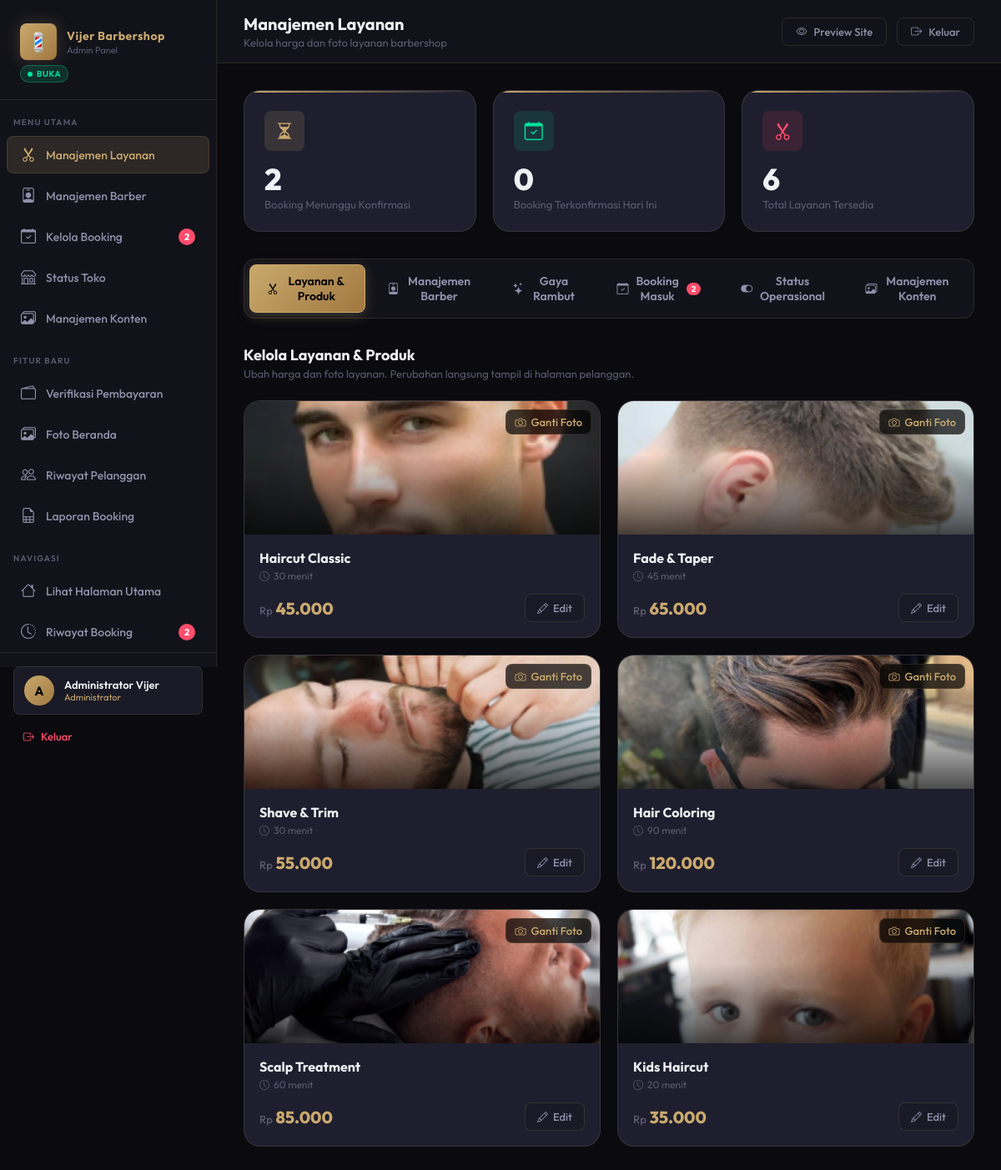
/admin.php (signed in), run on the app's committed database.
### tables this page shows
CREATE TABLE `settings` (
  `key` varchar(50) NOT NULL,
  `value` varchar(255) NOT NULL,
  PRIMARY KEY (`key`)
);

CREATE TABLE `layanan` (
  `id_layanan` int(11) NOT NULL AUTO_INCREMENT,
  `nama_layanan` varchar(100) NOT NULL,
  `harga` decimal(10,2) NOT NULL DEFAULT 0.00,
  `durasi_menit` int(11) NOT NULL DEFAULT 30,
  `deskripsi` text DEFAULT NULL,
  `image_path` varchar(255) DEFAULT NULL,
  `status` enum('aktif','nonaktif') NOT NULL DEFAULT 'aktif',
  `created_at` datetime DEFAULT current_timestamp(),
  PRIMARY KEY (`id_layanan`)
);

### settings.php (called while the page is built, shortened)
<?php
function get_setting($key) {
    global $conn;
    $stmt = $conn->prepare('SELECT `value` FROM settings WHERE `key` = ?');
    $stmt->bind_param('s', $key);
    $stmt->execute();
    $stmt->bind_result($value);
    if ($stmt->fetch()) {
        return $value;
    }
    return null;
}
?>

### admin.php (the view, shortened to what this page needs)
<?php
require_once __DIR__ . '/koneksi.php';
require_once __DIR__ . '/settings.php';
$adminName = $_SESSION['nama_lengkap'] ?? $_SESSION['username'] ?? 'Admin';
$servicesRes = $conn->query('SELECT * FROM layanan ORDER BY id_layanan ASC');
$services = [];
while ($row = $servicesRes->fetch_assoc()) {
    $services[] = $row;
}
$shopOpen    = get_setting('shop_open')    ?? '0';
$pendingRes = $conn->query(
    "SELECT b.*, br.nama_barber, l.nama_layanan
     FROM booking b
     LEFT JOIN barber br ON b.id_barber = COALESCE(br.id_barber, br.id)
     LEFT JOIN layanan l ON b.id_layanan = l.id_layanan
     WHERE b.status = 'pending'
     ORDER BY b.tanggal_booking ASC, b.jam_booking ASC"
);
$pendingBookings = [];
if ($pendingRes) {
    while ($row = $pendingRes->fetch_assoc()) {
        $pendingBookings[] = $row;
    }
}
$todayStr = date('Y-m-d');
$statsRes = $conn->query(
    "SELECT
        COUNT(CASE WHEN status='pending' THEN 1 END)   AS total_pending,
        COUNT(CASE WHEN status='disetujui' AND tanggal_booking='$todayStr' THEN 1 END) AS today_confirmed,
        COUNT(CASE WHEN status='selesai' THEN 1 END)   AS total_selesai
     FROM booking"
);
$stats = $statsRes ? $statsRes->fetch_assoc() : ['total_pending'=>0,'today_confirmed'=>0,'total_selesai'=>0];
?>
<!DOCTYPE html>
<html lang="id" data-theme="dark">
<head>
    <link rel="stylesheet" href="https://cdn.jsdelivr.net/npm/bootstrap-icons@1.11.3/font/bootstrap-icons.min.css">
</head>
<body>
<aside class="sidebar" id="sidebar">
    <div class="sidebar-brand">
        <a href="admin.php" class="brand-logo">
            <div class="brand-icon">💈</div>
            <div class="brand-text">
                <div class="brand-title">Vijer Barbershop</div>
                <div class="brand-sub">Admin Panel</div>
            </div>
        </a>
        <?php
        $shopOpenBool = ($shopOpen === '1');
        $badgeClass   = $shopOpenBool ? 'open' : 'close';
        $badgeLabel   = $shopOpenBool ? 'BUKA' : 'TUTUP';
        ?>
        <div class="shop-status-badge <?= $badgeClass ?>">
            <span class="dot"></span>
            <?= $badgeLabel ?>
        </div>
    </div>
    <div class="nav-section">Menu Utama</div>
    <a href="#" class="nav-item active" id="nav-layanan" onclick="switchTab('layanan', this); return false;">
        <i class="bi bi-scissors nav-icon"></i>
        Manajemen Layanan
    </a>
    <a href="#" class="nav-item" id="nav-barber" onclick="switchTab('barber', this); return false;">
        <i class="bi bi-person-badge nav-icon"></i>
        Manajemen Barber
    </a>
    <a href="#" class="nav-item" id="nav-booking" onclick="switchTab('booking', this); return false;">
        <i class="bi bi-calendar-check nav-icon"></i>
        Kelola Booking
        <?php if (count($pendingBookings) > 0): ?>
            <span class="nav-badge"><?= count($pendingBookings) ?></span>
        <?php endif; ?>
    </a>
    <a href="#" class="nav-item" id="nav-status" onclick="switchTab('status', this); return false;">
        <i class="bi bi-shop nav-icon"></i>
        Status Toko
    </a>
    <a href="#" class="nav-item" id="nav-konten" onclick="switchTab('konten', this); return false;">
        <i class="bi bi-images nav-icon"></i>
        Manajemen Konten
    </a>
    <div class="nav-section">Fitur Baru</div>
    <a href="admin_pembayaran.php" class="nav-item">
        <i class="bi bi-wallet2 nav-icon"></i>
        Verifikasi Pembayaran
    </a>
    <a href="admin_gallery.php" class="nav-item">
        <i class="bi bi-images nav-icon"></i>
        Foto Beranda
    </a>
    <a href="admin_riwayat_pelanggan.php" class="nav-item">
        <i class="bi bi-people nav-icon"></i>
        Riwayat Pelanggan
    </a>
    <a href="admin_laporan.php" class="nav-item">
        <i class="bi bi-file-earmark-spreadsheet nav-icon"></i>
        Laporan Booking
    </a>
    <div class="nav-section">Navigasi</div>
    <a href="index.php" class="nav-item">
        <i class="bi bi-house nav-icon"></i>
        Lihat Halaman Utama
    </a>
    <a href="riwayat_booking.php" class="nav-item">
        <i class="bi bi-clock-history nav-icon"></i>
        Riwayat Booking
        <?php
        $pending_count = $conn->query("SELECT COUNT(*) as c FROM booking WHERE status='pending'")->fetch_assoc()['c'];
        if ($pending_count > 0): ?>
            <span class="nav-badge"><?= $pending_count ?></span>
        <?php endif; ?>
    </a>
    <div class="sidebar-footer">
        <div class="admin-user">
            <div class="admin-avatar"><?= strtoupper(substr($adminName, 0, 1)) ?></div>
            <div class="admin-info">
                <div class="admin-name"><?= htmlspecialchars($adminName) ?></div>
                <div class="admin-role">Administrator</div>
            </div>
        </div>
        <a href="logout.php" style="display:flex;align-items:center;gap:8px;padding:10px 12px;color:var(--accent-red);text-decoration:none;font-size:13px;font-weight:500;margin-top:8px;border-radius:var(--radius-sm);transition:var(--transition);" onmouseover="this.style.background='rgba(255,77,109,0.1)'" onmouseout="this.style.background='transparent'">
            <i class="bi bi-box-arrow-right"></i>
            Keluar
        </a>
    </div>
</aside>
<div class="main-content">
    <div class="topbar">
        <div class="topbar-left" style="display:flex;align-items:center;gap:16px;">
            <div>
                <h1 id="page-heading">Manajemen Layanan</h1>
                <p id="page-sub">Kelola harga dan foto layanan barbershop</p>
            </div>
        </div>
        <div class="topbar-right">
            <a href="index.php" class="topbar-btn">
                <i class="bi bi-eye"></i>
                <span>Preview Site</span>
            </a>
            <a href="logout.php" class="topbar-btn danger">
                <i class="bi bi-box-arrow-right"></i>
                <span>Keluar</span>
            </a>
        </div>
    </div>
    <div class="page-body">
        <div class="stats-grid">
            <div class="stat-card">
                <div class="stat-icon gold"><i class="bi bi-hourglass-split"></i></div>
                <div class="stat-value"><?= $stats['total_pending'] ?></div>
                <div class="stat-label">Booking Menunggu Konfirmasi</div>
            </div>
            <div class="stat-card">
                <div class="stat-icon green"><i class="bi bi-calendar-check"></i></div>
                <div class="stat-value"><?= $stats['today_confirmed'] ?></div>
                <div class="stat-label">Booking Terkonfirmasi Hari Ini</div>
            </div>
            <div class="stat-card">
                <div class="stat-icon red"><i class="bi bi-scissors"></i></div>
                <div class="stat-value"><?= count($services) ?></div>
                <div class="stat-label">Total Layanan Tersedia</div>
            </div>
        </div>
        <div class="section-tabs" role="tablist">
            <button class="tab-btn active" id="tab-layanan" onclick="switchTab('layanan', null)">
                <i class="bi bi-scissors"></i>
                Layanan & Produk
            </button>
            <button class="tab-btn" id="tab-barber" onclick="switchTab('barber', null)">
                <i class="bi bi-person-badge"></i>
                Manajemen Barber
            </button>
            <button class="tab-btn" id="tab-gaya" onclick="switchTab('gaya', null)">
                <i class="bi bi-stars"></i>
                Gaya Rambut
            </button>
            <button class="tab-btn" id="tab-booking" onclick="switchTab('booking', null)">
                <i class="bi bi-calendar-check"></i>
                Booking Masuk
                <?php if (count($pendingBookings) > 0): ?>
                    <span class="badge"><?= count($pendingBookings) ?></span>
                <?php endif; ?>
            </button>
            <button class="tab-btn" id="tab-status" onclick="switchTab('status', null)">
                <i class="bi bi-toggle-on"></i>
                Status Operasional
            </button>
            <button class="tab-btn" id="tab-konten" onclick="switchTab('konten', null)">
                <i class="bi bi-images"></i>
                Manajemen Konten
            </button>
        </div>
        <div class="tab-panel active" id="panel-layanan">
            <div class="panel-header">
                <div>
                    <div class="panel-title">Kelola Layanan & Produk</div>
                    <div class="panel-subtitle">Ubah harga dan foto layanan. Perubahan langsung tampil di halaman pelanggan.</div>
                </div>
            </div>
            <div class="services-grid">
                <?php foreach ($services as $svc): ?>
                <?php
                    if (!empty($svc['image_path']) && file_exists(__DIR__ . '/' . $svc['image_path'])) {
                        $imgSrc = $svc['image_path'] . '?t=' . filemtime(__DIR__ . '/' . $svc['image_path']);
                    } else {
                        $legacyPath = 'uploads/service/' . $svc['id_layanan'] . '.jpg';
                        $imgSrc = file_exists(__DIR__ . '/' . $legacyPath)
                            ? $legacyPath . '?t=' . filemtime(__DIR__ . '/' . $legacyPath)
                            : 'https://placehold.co/400x200/1a1a26/C9A96E?text=' . urlencode($svc['nama_layanan']);
                    }
                ?>
                <div class="service-card">
                    <div class="service-img-wrap">
                        <img src="<?= htmlspecialchars($imgSrc) ?>" alt="<?= htmlspecialchars($svc['nama_layanan']) ?>" id="svc-img-<?= $svc['id_layanan'] ?>">
                        <div class="service-img-overlay"></div>
                        <button class="service-img-edit-btn" onclick="openEditModal(<?= $svc['id_layanan'] ?>, '<?= htmlspecialchars(addslashes($svc['nama_layanan'])) ?>', <?= $svc['harga'] ?>, '<?= htmlspecialchars($imgSrc) ?>')">
                            <i class="bi bi-camera"></i> Ganti Foto
                        </button>
                    </div>
                    <div class="service-card-body">
                        <div class="service-name"><?= htmlspecialchars($svc['nama_layanan']) ?></div>
                        <div class="service-duration">
                            <i class="bi bi-clock"></i>
                            <?= $svc['durasi_menit'] ?? '–' ?> menit
                        </div>
                        <div class="service-price-row">
                            <div class="service-price">
                                <span>Rp</span>
                                <?= number_format($svc['harga'], 0, ',', '.') ?>
                            </div>
                            <button class="btn-edit-service" onclick="openEditModal(<?= $svc['id_layanan'] ?>, '<?= htmlspecialchars(addslashes($svc['nama_layanan'])) ?>', <?= $svc['harga'] ?>, '<?= htmlspecialchars($imgSrc) ?>')">
                                <i class="bi bi-pencil"></i>
                                Edit
                            </button>
                        </div>
                    </div>
                </div>
                <?php endforeach; ?>
            </div>
        </div>
</div>
</body>
</html>

### data on the page
settings: value "BUKA"
layanan: image_path (picture), nama_layanan "Haircut Classic", durasi_menit "30", harga "45.000"
layanan: image_path (picture), nama_layanan "Fade & Taper", durasi_menit "45", harga "65.000"
layanan: image_path (picture), nama_layanan "Shave & Trim", durasi_menit "30", harga "55.000"
layanan: image_path (picture), nama_layanan "Hair Coloring", durasi_menit "90", harga "120.000"
layanan: image_path (picture), nama_layanan "Scalp Treatment", durasi_menit "60", harga "85.000"
layanan: image_path (picture), nama_layanan "Kids Haircut", durasi_menit "20", harga "35.000"

### other printed values
count($pendingBookings) "2"
$pending_count "2"
substr($adminName, 0, 1) "A"
$adminName "Administrator Vijer"
$stats['total_pending'] "2"
$stats['today_confirmed'] "0"
count($services) "6"
